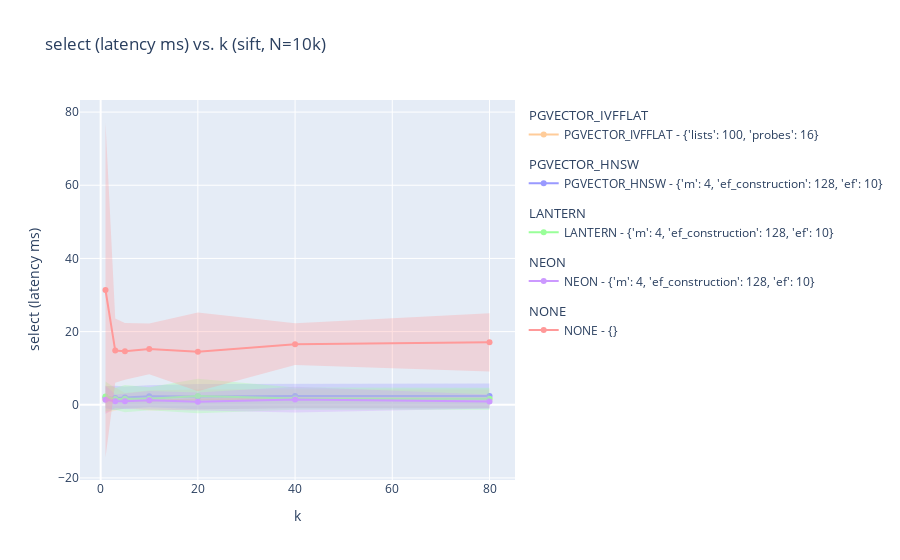

The notebook cell this image was saved under:
### Markdown cell above
# Plot data

### Code cell
from core.utils.constants import Extension, ExperimentParam, Dataset, Metric, DEFAULT_INDEX_PARAMS
from core.benchmark_select import generate_plot
generate_plot(DEFAULT_INDEX_PARAMS, Dataset.SIFT, ExperimentParam.N, '10k', ExperimentParam.K, Metric.SELECT_LATENCY, Metric.SELECT_LATENCY_STDDEV)

### Figure 1 — Plotly figure (JSON) as saved in the notebook; plotly's stock layout.template omitted (floating-point values rounded to 4 significant figures)
{"data": [{"legendgroup": "PGVECTOR_IVFFLAT", "legendgrouptitle": {"text": "PGVECTOR_IVFFLAT"}, "marker": {"color": "rgb(255,204,153)"}, "mode": "lines+markers", "name": "PGVECTOR_IVFFLAT - {'lists': 100, 'probes': 16}", "type": "scatter", "x": [1, 3, 5, 10, 20, 40, 80], "y": [1.538, 1.582, 1.217, 1.19, 1.411, 1.684, 1.627]}, {"fill": "toself", "fillcolor": "rgba(255,204,153,0.3)", "legendgroup": "PGVECTOR_IVFFLAT", "line": {"color": "rgba(255,255,255,0)"}, "showlegend": false, "type": "scatter", "x": [1, 3, 5, 10, 20, 40, 80, 80, 40, 20, 10, 5, 3, 1], "y": [5.298, 4.815, 3.246, 3.945, 4.141, 4.232, 4.153, -0.899, -0.864, -1.319, -1.565, -0.812, -1.651, -2.222]}, {"legendgroup": "PGVECTOR_HNSW", "legendgrouptitle": {"text": "PGVECTOR_HNSW"}, "marker": {"color": "rgb(153,153,255)"}, "mode": "lines+markers", "name": "PGVECTOR_HNSW - {'m': 4, 'ef_construction': 128, 'ef': 10}", "type": "scatter", "x": [1, 3, 5, 10, 20, 40, 80], "y": [2.057, 1.883, 1.971, 2.325, 2.231, 2.388, 2.398]}, {"fill": "toself", "fillcolor": "rgba(153,153,255,0.3)", "legendgroup": "PGVECTOR_HNSW", "line": {"color": "rgba(255,255,255,0)"}, "showlegend": false, "type": "scatter", "x": [1, 3, 5, 10, 20, 40, 80, 80, 40, 20, 10, 5, 3, 1], "y": [5.061, 5.197, 5.019, 5.323, 5.691, 5.706, 5.816, -1.02, -0.93, -1.229, -0.673, -1.077, -1.431, -0.947]}, {"legendgroup": "LANTERN", "legendgrouptitle": {"text": "LANTERN"}, "marker": {"color": "rgb(153,255,153)"}, "mode": "lines+markers", "name": "LANTERN - {'m': 4, 'ef_construction': 128, 'ef': 10}", "type": "scatter", "x": [1, 3, 5, 10, 20, 40, 80], "y": [2.254, 1.588, 1.657, 1.627, 2.381, 1.681, 1.645]}, {"fill": "toself", "fillcolor": "rgba(153,255,153,0.3)", "legendgroup": "LANTERN", "line": {"color": "rgba(255,255,255,0)"}, "showlegend": false, "type": "scatter", "x": [1, 3, 5, 10, 20, 40, 80, 80, 40, 20, 10, 5, 3, 1], "y": [6.327, 4.556, 5.389, 4.762, 7.113, 4.708, 4.628, -1.338, -1.346, -2.351, -1.508, -2.075, -1.38, -1.819]}, {"legendgroup": "NEON", "legendgrouptitle": {"text": "NEON"}, "marker": {"color": "rgb(204,153,255)"}, "mode": "lines+markers", "name": "NEON - {'m': 4, 'ef_construction': 128, 'ef': 10}", "type": "scatter", "x": [1, 3, 5, 10, 20, 40, 80], "y": [1.365, 0.977, 0.951, 1.256, 0.843, 1.417, 0.906]}, {"fill": "toself", "fillcolor": "rgba(204,153,255,0.3)", "legendgroup": "NEON", "line": {"color": "rgba(255,255,255,0)"}, "showlegend": false, "type": "scatter", "x": [1, 3, 5, 10, 20, 40, 80, 80, 40, 20, 10, 5, 3, 1], "y": [5.274, 2.834, 3.057, 3.791, 3.334, 4.924, 2.8, -0.988, -2.09, -1.648, -1.279, -1.155, -0.88, -2.544]}, {"legendgroup": "NONE", "legendgrouptitle": {"text": "NONE"}, "marker": {"color": "rgb(255,153,153)"}, "mode": "lines+markers", "name": "NONE - {}", "type": "scatter", "x": [1, 3, 5, 10, 20, 40, 80], "y": [31.37, 14.81, 14.61, 15.27, 14.46, 16.55, 17.06]}, {"fill": "toself", "fillcolor": "rgba(255,153,153,0.3)", "legendgroup": "NONE", "line": {"color": "rgba(255,255,255,0)"}, "showlegend": false, "type": "scatter", "x": [1, 3, 5, 10, 20, 40, 80, 80, 40, 20, 10, 5, 3, 1], "y": [77.09, 23.6, 22.36, 22.2, 25.22, 22.25, 25, 9.116, 10.85, 3.708, 8.335, 6.852, 6.018, -14.35]}], "layout": {"autosize": true, "title": {"text": "select (latency ms) vs. k (sift, N=10k)"}, "xaxis": {"autorange": true, "range": [-4.067, 85.07], "title": {"text": "k"}, "type": "linear"}, "yaxis": {"autorange": true, "range": [-21.89, 84.63], "title": {"text": "select (latency ms)"}, "type": "linear"}}}
